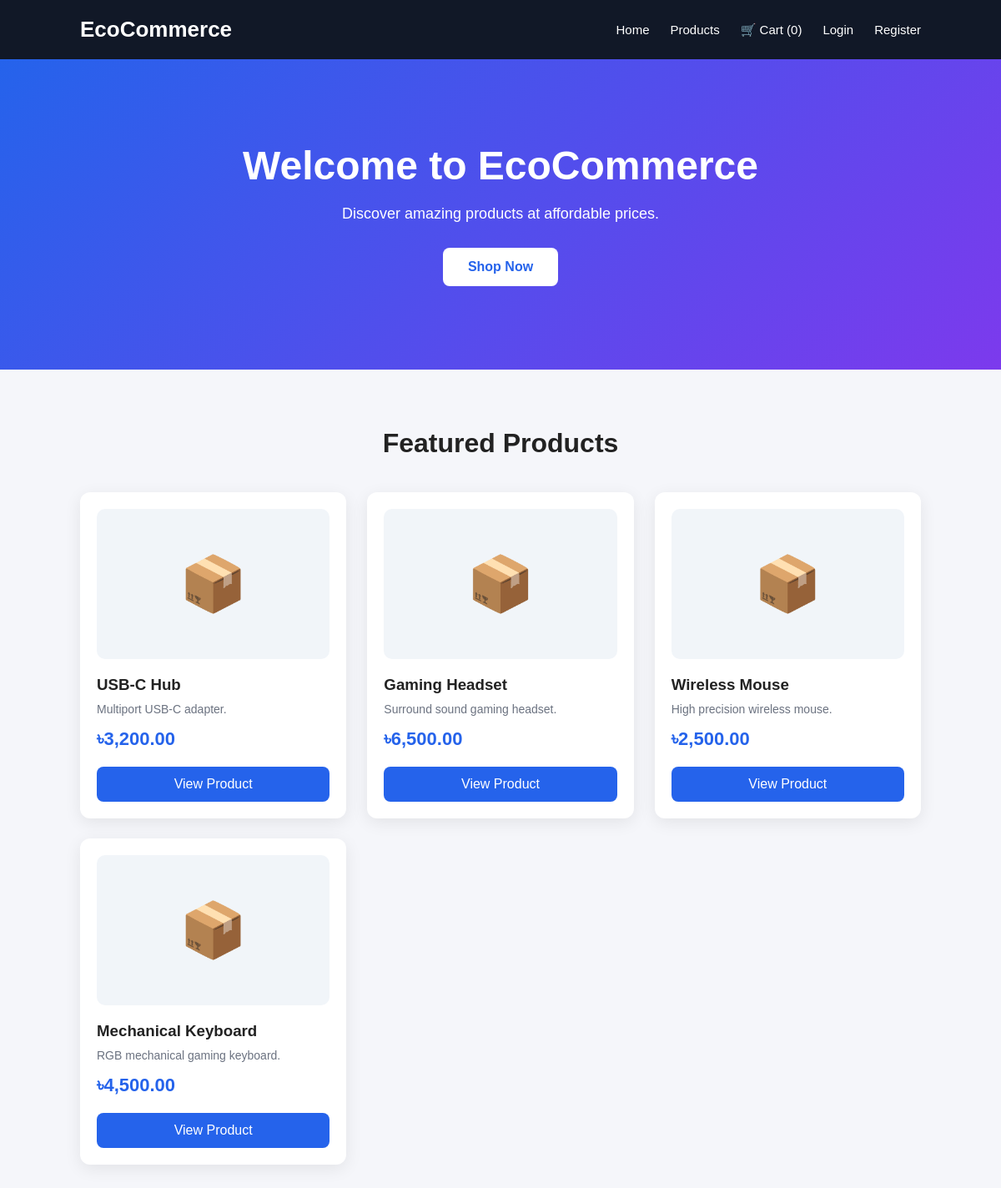
The page / on the database its author committed.
### tables this page shows
CREATE TABLE IF NOT EXISTS products (
    id INT AUTO_INCREMENT PRIMARY KEY,
    category_id INT,
    name VARCHAR(200) NOT NULL,
    slug VARCHAR(220) NOT NULL UNIQUE,
    description TEXT,
    price DECIMAL(10,2) NOT NULL,
    stock INT NOT NULL DEFAULT 0,
    image VARCHAR(255),
    created_at TIMESTAMP DEFAULT CURRENT_TIMESTAMP,

    FOREIGN KEY (category_id)
        REFERENCES categories(id)
        ON DELETE SET NULL
);

### index.php (the view, shortened to what this page needs)
<?php
require_once __DIR__ . "/config/database.php";
$stmt = $pdo->prepare(
    "SELECT * FROM products ORDER BY id DESC"
);
$stmt->execute();
$products = $stmt->fetchAll();
?>
<!DOCTYPE html>
<html lang="en">
<head>
    <link rel="stylesheet"
          href="assets/css/style.css">
</head>
<body>
<?php include "includes/navbar.php"; ?>
<section class="hero">
    <h1>Welcome to EcoCommerce</h1>
    <p>
        Discover amazing products at affordable prices.
    </p>
    <a href="#products" class="hero-btn">
        Shop Now
    </a>
</section>
<section class="products-section" id="products">
    <h2>Featured Products</h2>
    <div class="product-grid">
        <?php foreach ($products as $product): ?>
            <div class="product-card">
                <div class="product-image">
                    <span>📦</span>
                </div>
                <h3>
                    <?= htmlspecialchars($product["name"]) ?>
                </h3>
                <p class="description">
                    <?= htmlspecialchars(
                        $product["description"] ?? ""
                    ) ?>
                </p>
                <p class="price">
                    ৳<?= number_format($product["price"], 2) ?>
                </p>
                <a
                    href="product.php?id=<?= (int)$product["id"] ?>"
                    class="product-btn"
                >
                    View Product
                </a>
            </div>
        <?php endforeach; ?>
    </div>
</section>
</body>
</html>

### assets/css/style.css (style rules this page uses)
* { margin: 0; padding: 0; box-sizing: border-box; }
html { scroll-behavior: smooth; }
body { font-family: Arial, sans-serif; background: #f5f6fa; color: #222; }
.hero { text-align: center; padding: 100px 20px; background: linear-gradient( 135deg, #2563eb, #7c3aed ); color: white; }
.hero h1 { font-size: 48px; margin-bottom: 20px; }
.hero p { font-size: 18px; margin-bottom: 30px; }
.hero-btn { display: inline-block; padding: 14px 30px; background: white; color: #2563eb; text-decoration: none; border-radius: 8px; font-weight: bold; transition: 0.3s; }
.products-section { padding: 70px 8%; }
.products-section h2 { text-align: center; font-size: 32px; margin-bottom: 40px; }
.product-grid { display: grid; grid-template-columns: repeat(auto-fit, minmax(250px, 1fr)); gap: 25px; }
.product-card { background: white; padding: 20px; border-radius: 12px; box-shadow: 0 5px 20px rgba(0, 0, 0, 0.08); transition: 0.3s; }
.product-image { height: 180px; display: flex; justify-content: center; align-items: center; background: #f1f5f9; border-radius: 10px; margin-bottom: 20px; }
.product-image span { font-size: 65px; }
.product-card h3 { margin-bottom: 10px; }
.description { color: #6b7280; font-size: 14px; margin-bottom: 15px; }
.price { color: #2563eb; font-size: 22px; font-weight: bold; margin-bottom: 20px; }
.product-btn { display: block; padding: 12px; text-align: center; background: #2563eb; color: white; text-decoration: none; border-radius: 8px; }
.product-grid { row-gap:24px }

### rows shown on the page
products: name "USB-C Hub", description "Multiport USB-C adapter.", price "3,200.00"
products: name "Gaming Headset", description "Surround sound gaming headset.", price "6,500.00"
products: name "Wireless Mouse", description "High precision wireless mouse.", price "2,500.00"
products: name "Mechanical Keyboard", description "RGB mechanical gaming keyboard.", price "4,500.00"

### other values the page prints
$cartCount "0"
